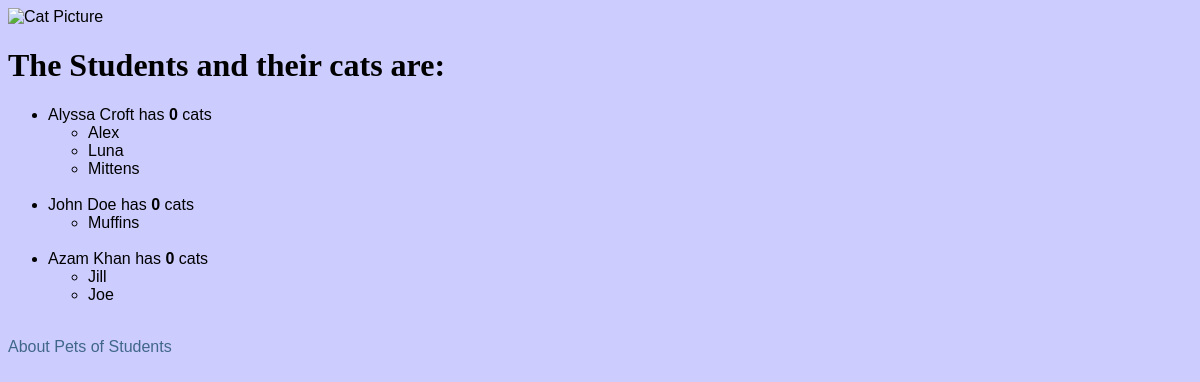
Before: / with the older database file.
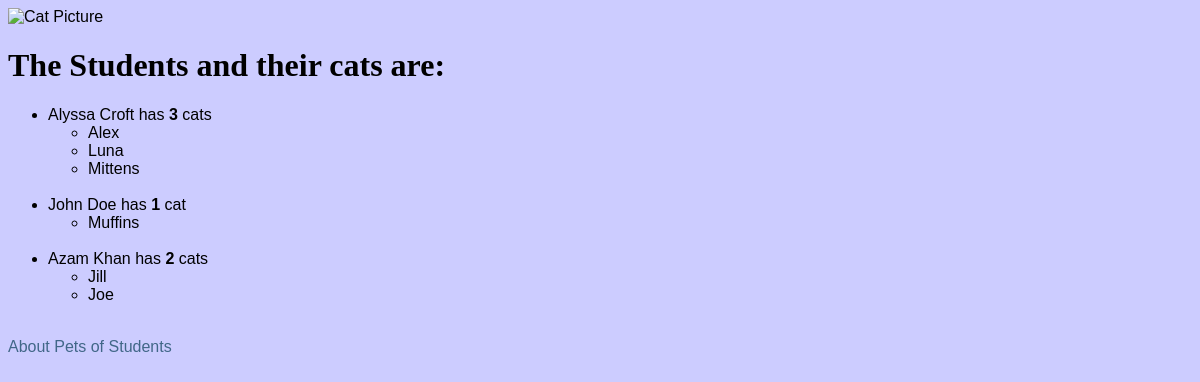
After: the same page with the newer database file.
### student_pets/models.py (models this page shows, shortened)
class Student(models.Model):
    forename = models.CharField(max_length=64)
    surname = models.CharField(max_length=64)
    catNum = models.IntegerField(default=0)
    @property
    def order_cats(self):
        cats = self.cat_set.all()
        cat_list = []
        for cat in cats:
            cat_list.append(cat.name)
        cat_list.sort()
        return cat_list

### student_pets/views.py (the view)
# urls.py: path('', views.index, name='index'),
def index(request):
    student_list = Student.objects.order_by('surname')
    context_dict = {}
    context_dict['students'] = student_list
    return render(request, 'student_pets/index.html', context=context_dict)

### templates/student_pets/index.html (shortened to what this page needs)
<!DOCTYPE html>
{% load staticfiles %}
<html>
    <head>
        <link rel="stylesheet" href="{% static 'css/base.css' %}" />
    </head>
    <body>
        <img src="{% static 'images/cat.png' %}" alt="Cat Picture" />
        <h1>The Students and their cats are:</h1>
        <div>
            {% if students %}
                <ul>
                {% for student in students %}
                    <li>
                    {{ student.forename }} {{ student.surname }} has
                    <strong>{{ student.catNum }}</strong>
                    {% if student.catNum == 1 %}
                        cat
                        </li>
                    {% else %}
                        cats
                        </li>
                    {% endif %}
                    <ul>
                    {% for cat in student.order_cats %}
                        <li>{{ cat }}</li>
                    {% endfor %}
                    </ul>
                    <br />
                {% endfor %}
                </ul>
            {% else %}
                There are <strong>no</strong> students
            {% endif %}
        </div>
        <div>
            <a href="/student_pets/about/">About Pets of Students</a><br />
        </div>
    </body>
</html>

Changed rows visible on the page:
changed Student "Alyssa": catNum "0" → "3"
changed Student "John": catNum "0" → "1"; catNum "cats" → "cat"
changed Student "Azam": catNum "0" → "2"
